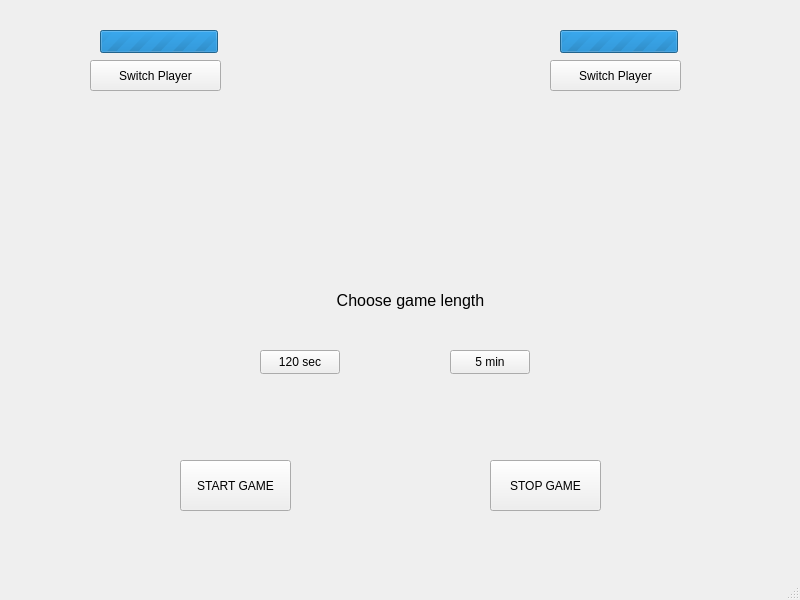
<?xml version="1.0" encoding="UTF-8"?>
<ui version="4.0">
 <class>MainWindow</class>
 <widget class="QMainWindow" name="MainWindow">
  <property name="geometry">
   <rect>
    <x>0</x>
    <y>0</y>
    <width>800</width>
    <height>600</height>
   </rect>
  </property>
  <property name="windowTitle">
   <string>MainWindow</string>
  </property>
  <widget class="QWidget" name="centralwidget">
   <widget class="QProgressBar" name="progressBarLeft">
    <property name="geometry">
     <rect>
      <x>100</x>
      <y>30</y>
      <width>118</width>
      <height>23</height>
     </rect>
    </property>
    <property name="styleSheet">
     <string notr="true"/>
    </property>
    <property name="maximum">
     <number>0</number>
    </property>
    <property name="value">
     <number>-10</number>
    </property>
    <property name="textVisible">
     <bool>true</bool>
    </property>
    <property name="textDirection">
     <enum>QProgressBar::TopToBottom</enum>
    </property>
   </widget>
   <widget class="QProgressBar" name="progressBarRight">
    <property name="geometry">
     <rect>
      <x>560</x>
      <y>30</y>
      <width>118</width>
      <height>23</height>
     </rect>
    </property>
    <property name="maximum">
     <number>0</number>
    </property>
    <property name="value">
     <number>0</number>
    </property>
    <property name="textVisible">
     <bool>true</bool>
    </property>
    <property name="textDirection">
     <enum>QProgressBar::TopToBottom</enum>
    </property>
   </widget>
   <widget class="QPushButton" name="btnSwitchLeft">
    <property name="geometry">
     <rect>
      <x>90</x>
      <y>60</y>
      <width>131</width>
      <height>31</height>
     </rect>
    </property>
    <property name="text">
     <string>Switch Player</string>
    </property>
   </widget>
   <widget class="QPushButton" name="btnSwitchRight">
    <property name="geometry">
     <rect>
      <x>550</x>
      <y>60</y>
      <width>131</width>
      <height>31</height>
     </rect>
    </property>
    <property name="text">
     <string>Switch Player</string>
    </property>
   </widget>
   <widget class="QPushButton" name="btn2Min">
    <property name="geometry">
     <rect>
      <x>260</x>
      <y>350</y>
      <width>80</width>
      <height>24</height>
     </rect>
    </property>
    <property name="text">
     <string>120 sec</string>
    </property>
   </widget>
   <widget class="QPushButton" name="bt5Min">
    <property name="geometry">
     <rect>
      <x>450</x>
      <y>350</y>
      <width>80</width>
      <height>24</height>
     </rect>
    </property>
    <property name="text">
     <string>5 min</string>
    </property>
   </widget>
   <widget class="QPushButton" name="btnStartGame">
    <property name="geometry">
     <rect>
      <x>180</x>
      <y>460</y>
      <width>111</width>
      <height>51</height>
     </rect>
    </property>
    <property name="text">
     <string>START GAME</string>
    </property>
   </widget>
   <widget class="QPushButton" name="btnStopGame">
    <property name="geometry">
     <rect>
      <x>490</x>
      <y>460</y>
      <width>111</width>
      <height>51</height>
     </rect>
    </property>
    <property name="text">
     <string>STOP GAME</string>
    </property>
   </widget>
   <widget class="QLabel" name="label">
    <property name="geometry">
     <rect>
      <x>260</x>
      <y>280</y>
      <width>301</width>
      <height>41</height>
     </rect>
    </property>
    <property name="font">
     <font>
      <pointsize>12</pointsize>
     </font>
    </property>
    <property name="layoutDirection">
     <enum>Qt::LeftToRight</enum>
    </property>
    <property name="text">
     <string>Choose game length</string>
    </property>
    <property name="alignment">
     <set>Qt::AlignCenter</set>
    </property>
   </widget>
   <widget class="QLabel" name="textLeft">
    <property name="geometry">
     <rect>
      <x>220</x>
      <y>30</y>
      <width>49</width>
      <height>16</height>
     </rect>
    </property>
    <property name="text">
     <string/>
    </property>
   </widget>
   <widget class="QLabel" name="textRight">
    <property name="geometry">
     <rect>
      <x>510</x>
      <y>30</y>
      <width>49</width>
      <height>16</height>
     </rect>
    </property>
    <property name="text">
     <string/>
    </property>
   </widget>
  </widget>
  <widget class="QMenuBar" name="menubar">
   <property name="geometry">
    <rect>
     <x>0</x>
     <y>0</y>
     <width>800</width>
     <height>21</height>
    </rect>
   </property>
  </widget>
  <widget class="QStatusBar" name="statusbar"/>
 </widget>
 <resources/>
 <connections/>
</ui>
